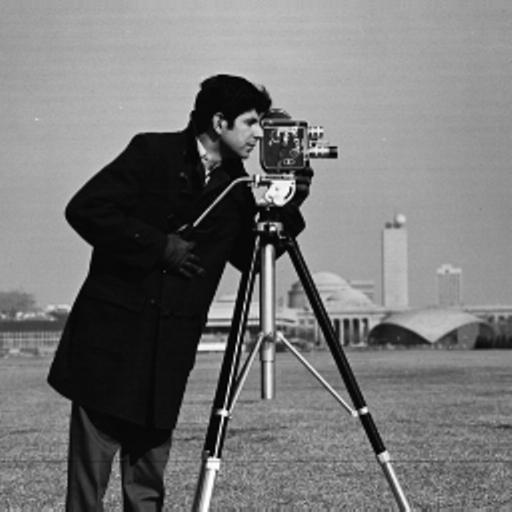
#> input picture image/cameraman.tif, 512 x 512 px
$ python globalThreshHolding.py
#> lines starting #> are read from the running program, lines starting #| are printed output that depends on the picture; after the words box and inside, x2 and y2 are one past the last pixel; in counts of white or black regions, pixels touching at a corner belong together
import cv2
import numpy as np
import matplotlib.pyplot as plt

img = cv2.imread("image/cameraman.tif", cv2.IMREAD_GRAYSCALE)
#> img is the input picture: shape (512, 512); min 0, max 255, mean 118.3

T1 = 100

ret, thresh1 = cv2.threshold(img, T1, 255, cv2.THRESH_BINARY)
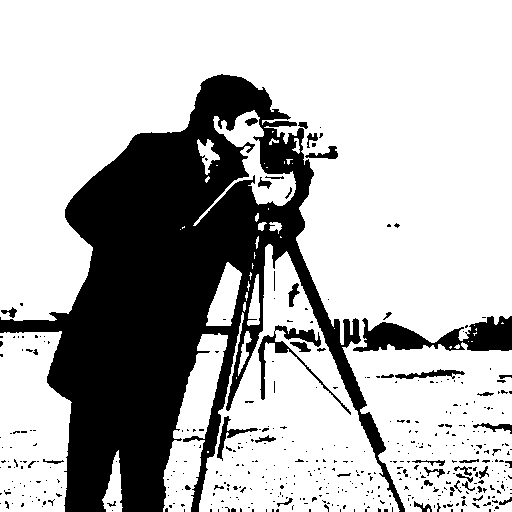
#> thresh1: shape (512, 512); 71.5% white; 440 black regions (393 under 20 px), largest, box (x1, y1, x2, y2) and area: (0, 74, 405, 512) 65947, (353, 316, 512, 352) 3083, (258, 325, 351, 415) 1060
#> ret = 100
ret, thresh2 = cv2.threshold(img, T1, 255, cv2.THRESH_BINARY_INV)
ret, thresh3 = cv2.threshold(img, T1, 255, cv2.THRESH_TRUNC)
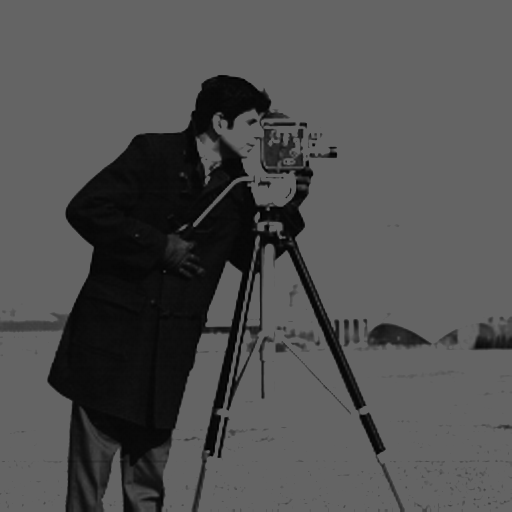
#> thresh3: shape (512, 512); min 0, max 100, mean 79.6
ret, thresh4 = cv2.threshold(img, T1, 255, cv2.THRESH_TOZERO)
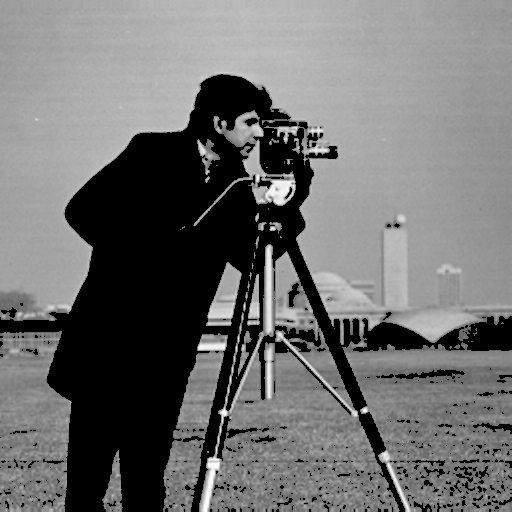
#> thresh4: shape (512, 512); min 0, max 255, mean 110.2
ret, thresh5 = cv2.threshold(img, T1, 255, cv2.THRESH_TOZERO_INV)
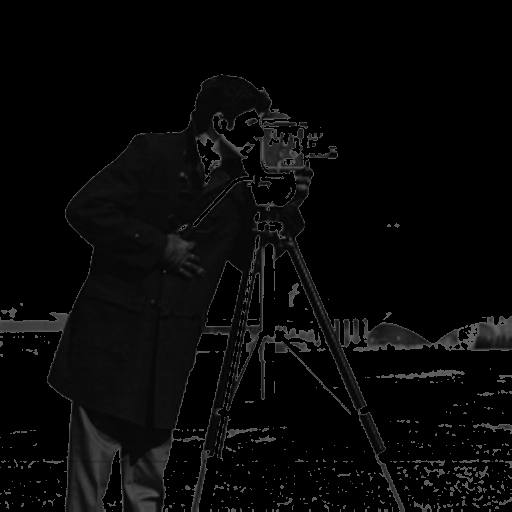
#> thresh5: shape (512, 512); min 0, max 100, mean 8.2

titles = [
    'Original Image',
    '1. THRESH_BINARY (Document scanning)',
    '2. THRESH_BINARY_INV (Object detection)',
    '3. THRESH_TRUNC (Contrast reduction)',
    '4. THRESH_TOZERO (Feature extraction)',
    '5. THRESH_TOZERO_INV (Background removal)'
]
images = [img, thresh1, thresh2, thresh3, thresh4, thresh5]

plt.figure(figsize=(12, 8))
plt.suptitle(f"Global Thresholding Comparison (Threshold Value: {T1})", color='blue', fontsize=12)

for i in range(6):
    plt.subplot(2, 3, i+1)
    plt.imshow(images[i], 'gray')
    plt.title(titles[i], fontsize=9)
    plt.axis('off')

plt.tight_layout()
plt.show()
